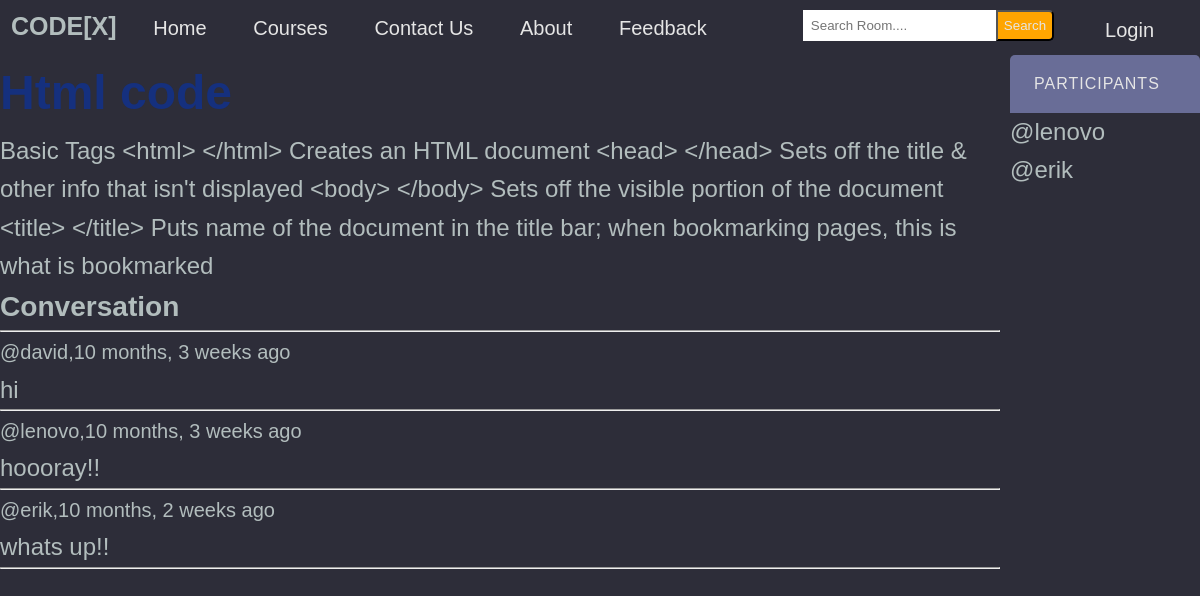
The page /room/1/ on the database its author committed.
### base/models.py (models this page shows, shortened)
class Room(models.Model):
    host =  models.ForeignKey(User, on_delete=models.SET_NULL,null=True)
    topic = models.ForeignKey(Topic, on_delete=models.SET_NULL,null=True)
    name =  models.CharField(max_length= 200)
    description = models.TextField(null= True, blank= True)
    participants= models.ManyToManyField(User, related_name='participants', blank=True)
    updated= models.DateTimeField(auto_now= True)
    created= models.DateTimeField(auto_now_add=True)
    class Meta:
        ordering = ['-updated','-created']

class Message(models.Model):
    user= models.ForeignKey(User, on_delete=models.CASCADE)
    room = models.ForeignKey(Room, on_delete=models.CASCADE)
    body = models.TextField()
    updated= models.DateTimeField(auto_now= True)
    created = models.DateTimeField(auto_now_add=True)

### base/views.py (the view, shortened to what this page needs)
# urls.py: path('room/<str:pk>/',views.room,name="room" ),
def room(request,pk):
    room = Room.objects.get(id=pk)
    room_messages = room.message_set.all()
    participants= room.participants.all()
    context = {'room': room , 'room_messages': room_messages,'participants': participants}
    return render(request,'base/room.html', context)

### base/templates/base/room.html (shortened to what this page needs)
{% extends 'main.html' %}
{% block content %}
<div class="room-container">
    <div>
        <h1 style="color: rgb(21, 48, 126);" >{{room.name}}</h1>
        <p>{{room.description}}</p>
        <div class="comment-wrapper">
            <h3>Conversation</h3>
            <hr>
            {% for message in room_messages %}
            <div>
                <small>@{{message.user}},{{message.created|timesince}} ago</small>
                <p>{{message.body}}</p>
                <hr>
            </div>
            {% endfor %}
        </div>
    </div>
    <div class="activities" >
        <div class="activities__header" >
            <h2>Participants</h2>
        </div>
        {% for user in participants %}
         <div>
            <p>@{{ user.username }}</p>
        </div>
        {% endfor %}
    </div>
</div>
{% endblock %}

### templates/main.html (style rules this page uses)
:root { --color-main: #71c6dd; --color-main-light: #e1f6fb; --color-dark: #3f4156; --color-dark-medium: #51546e; --color-dark-light: #696d97; --color-light: #e5e5e5; --color-gray: #8b8b8b; --color-light-gray: #b2bdbd; --color-bg: #2d2d39; --color-success: #5dd693; --color-error: #fc4b0b; }
* { padding: 0; margin: 0; text-decoration: none; list-style-type: none; box-sizing: border-box; font-family: 'Nunito', sans-serif }
body { color: var(--color-light-gray); background-color: var(--color-bg); line-height: 1.6; font-weight: 400; font-size: 1.5rem; min-height: 100vh; }

### base/templates/base/room.html (style rules this page uses)
.activities { border-radius: 5px; overflow: hidden; margin-left: 10px; }
.activities__header h2 { background-color: var(--color-dark-light); text-transform: uppercase; font-weight: 500; padding: 1rem 1.5rem; color: var(--color-light); letter-spacing: 1px; font-size: 1rem; }
.room-container { display: grid; grid-template-columns: 5fr 1fr; padding: 0; }

### rows shown on the page
Room: description "Basic Tags <html> </html> Creates an HTML document <head> </head> Sets off the title & other info that isn't displayed <body> </body> Sets off the visible portion of the document <title> </title> Puts name of the document in the title bar; when bookmarking pages, this is what is bookmarked"
Message: user "david", created "10 months, 3 weeks", body "hi"
Message: user "lenovo", created "10 months, 3 weeks", body "hoooray!!"
Message: user "erik", created "10 months, 2 weeks", body "whats up!!"

### other values the page prints
{{ user.username }} "lenovo"
{{ user.username }} "erik"
